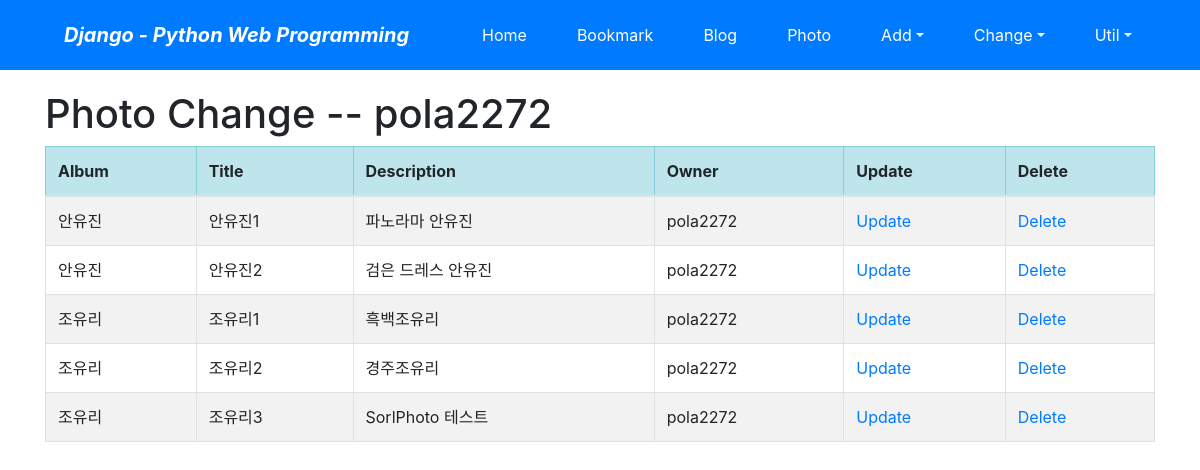
/photo/photo/change/ (signed in), run on the app's committed database.
### photo/models.py (models this page shows, shortened)
class Photo(models.Model):
    album = models.ForeignKey(Album, on_delete=models.CASCADE)
    title = models.CharField('TITLE', max_length=30)
    description = models.TextField('Photo Description', blank=True)
    image = models.ImageField('IMAGE', upload_to='SorlPhoto/%Y')
    upload_dt = models.DateTimeField('Upload Date', auto_now_add=True)
    owner = models.ForeignKey('auth.User', on_delete=models.CASCADE, verbose_name='OWNER', blank=True, null=True )
    class Meta:
        ordering = ('title',)

class Album(models.Model):
    name = models.CharField(max_length=30)
    description =models.CharField('One line Description', max_length=100, blank=True)
    owner = models.ForeignKey('auth.User', on_delete=models.CASCADE, verbose_name='OWNER', blank=True, null=True)
    class Meta:
        ordering=('name',)
    def __str__(self):
        return self.name

### photo/views.py (the view)
# urls.py: path('photo/change/', views.PhotoChangeLV.as_view(), name='photo_change'),
class PhotoChangeLV(LoginRequiredMixin, ListView):
    model = Photo
    template_name = 'photo/photo_change_list.html'
    def get_queryset(self):
        return Photo.objects.filter(owner=self.request.user)

### photo/templates/photo/photo_change_list.html (shortened to what this page needs)
{%extends 'base.html' %}
{% block content %}
    <h1>Photo Change -- {{ user }}</h1>
    <table class="table table-striped table-bordered table-condensed">
        <thead>
        <tr class ="table-info">
            <th>Album</th>
            <th>Title</th>
            <th>Description</th>
            <th>Owner</th>
            <th>Update</th>
            <th>Delete</th>
        </tr>
        </thead>
        <tbody>
        {% for item in object_list %}
        <tr>
            <td>{{ item.album }}</td>
            <td>{{ item.title }}</td>
            <td>{{ item.description }}</td>
            <td>{{ item.owner }}</td>
            <td><a href="{% url 'photo:photo_update' item.id %}">Update</td>
            <td><a href="{% url 'photo:photo_delete' item.id %}">Delete</td>
        </tr>
        {% endfor %}
        </tbody>
    </table>
{% endblock %}

### data on the page
Photo: album "안유진", title "안유진1", description "파노라마 안유진", owner "pola2272"
Photo: album "안유진", title "안유진2", description "검은 드레스 안유진", owner "pola2272"
Photo: album "조유리", title "조유리1", description "흑백조유리", owner "pola2272"
Photo: album "조유리", title "조유리2", description "경주조유리", owner "pola2272"
Photo: album "조유리", title "조유리3", description "SorlPhoto 테스트", owner "pola2272"

### other printed values
{{ user }} "pola2272"
